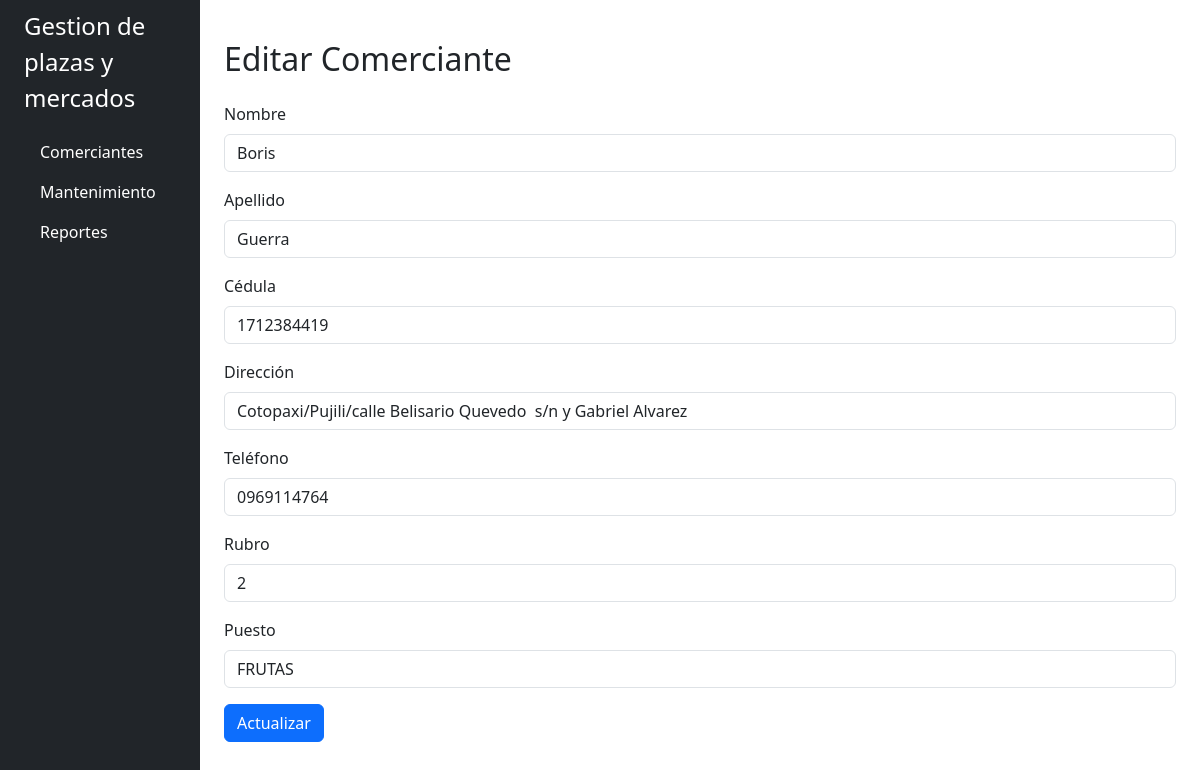
Before: /comerciantes/editar/1 with the older database file.
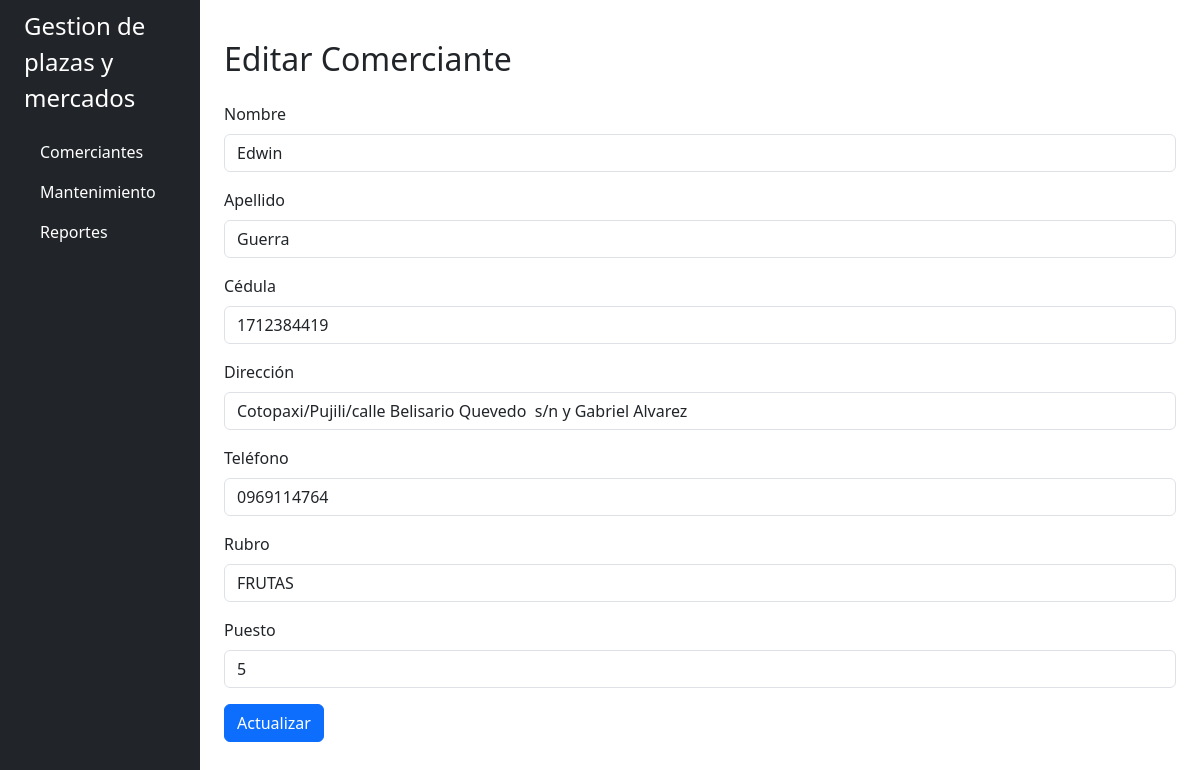
After: the same page with the newer database file.
### app/models.py (models this page shows)
class Comerciante(db.Model):
    id = db.Column(db.Integer, primary_key=True)
    nombre = db.Column(db.String(100), nullable=False)
    apellido = db.Column(db.String(100), nullable=False)
    cedula = db.Column(db.String(10), unique=True, nullable=False)
    direccion = db.Column(db.String(150), nullable=True)
    telefono = db.Column(db.String(15), nullable=True)
    rubro = db.Column(db.String(50), nullable=False)
    puesto = db.Column(db.String(20), nullable=False)
    activo = db.Column(db.Boolean, default=True)

### app/routes/comerciantes.py (the view, shortened to what this page needs)
@bp.route('/editar/<int:id>', methods=['GET', 'POST'])
def editar(id):
    comerciante = Comerciante.query.get_or_404(id)
    return render_template('comerciantes/form.html', comerciante=comerciante)

### app/templates/comerciantes/form.html (shortened to what this page needs)
{% extends 'base.html' %}
{% block content %}
<div class="container mt-4">
  <h2 class="mb-4">{{ 'Editar' if comerciante else 'Nuevo' }} Comerciante</h2>
  <form method="post">
    <div class="mb-3">
      <label for="nombre" class="form-label">Nombre</label>
      <input type="text" name="nombre" class="form-control" required value="{{ comerciante.nombre if comerciante else '' }}">
    </div>
    <div class="mb-3">
      <label for="apellido" class="form-label">Apellido</label>
      <input type="text" name="apellido" class="form-control" required value="{{ comerciante.apellido if comerciante else '' }}">
    </div>
    <div class="mb-3">
      <label for="cedula" class="form-label">Cédula</label>
      <input type="text" name="cedula" class="form-control" required value="{{ comerciante.cedula if comerciante else '' }}">
    </div>
    <div class="mb-3">
      <label for="direccion" class="form-label">Dirección</label>
      <input type="text" name="direccion" class="form-control" value="{{ comerciante.direccion if comerciante else '' }}">
    </div>
    <div class="mb-3">
      <label for="telefono" class="form-label">Teléfono</label>
      <input type="text" name="telefono" class="form-control" value="{{ comerciante.telefono if comerciante else '' }}">
    </div>
    <div class="mb-3">
      <label for="rubro" class="form-label">Rubro</label>
      <input type="text" name="rubro" class="form-control" required value="{{ comerciante.rubro if comerciante else '' }}">
    </div>
    <div class="mb-3">
      <label for="puesto" class="form-label">Puesto</label>
      <input type="text" name="puesto" class="form-control" required value="{{ comerciante.puesto if comerciante else '' }}">
    </div>
    <button type="submit" class="btn btn-primary">{{ 'Actualizar' if comerciante else 'Guardar' }}</button>
  </form>
</div>
{% endblock %}

Changed rows visible on the page:
changed Comerciante "Guerra": nombre "Boris" → "Edwin"; rubro "2" → "FRUTAS"; puesto "FRUTAS" → "5"
